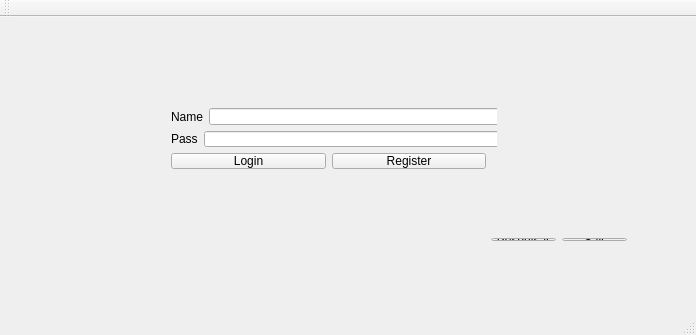
<?xml version="1.0" encoding="UTF-8"?>
<ui version="4.0">
 <class>janela_login</class>
 <widget class="QMainWindow" name="janela_login">
  <property name="geometry">
   <rect>
    <x>0</x>
    <y>0</y>
    <width>696</width>
    <height>335</height>
   </rect>
  </property>
  <property name="windowTitle">
   <string>janela_login</string>
  </property>
  <widget class="QWidget" name="centralWidget">
   <widget class="QWidget" name="">
    <property name="geometry">
     <rect>
      <x>160</x>
      <y>80</y>
      <width>337</width>
      <height>83</height>
     </rect>
    </property>
    <layout class="QVBoxLayout" name="verticalLayout">
     <item>
      <layout class="QHBoxLayout" name="horizontalLayout_2">
       <item>
        <widget class="QLabel" name="label_2">
         <property name="text">
          <string>Name</string>
         </property>
        </widget>
       </item>
       <item>
        <widget class="QLineEdit" name="lineEdit">
         <property name="minimumSize">
          <size>
           <width>300</width>
           <height>0</height>
          </size>
         </property>
        </widget>
       </item>
      </layout>
     </item>
     <item>
      <layout class="QHBoxLayout" name="horizontalLayout_3">
       <item>
        <widget class="QLabel" name="label">
         <property name="text">
          <string>Pass</string>
         </property>
        </widget>
       </item>
       <item>
        <widget class="QLineEdit" name="lineEdit_2">
         <property name="minimumSize">
          <size>
           <width>300</width>
           <height>0</height>
          </size>
         </property>
         <property name="echoMode">
          <enum>QLineEdit::Password</enum>
         </property>
        </widget>
       </item>
      </layout>
     </item>
     <item>
      <layout class="QHBoxLayout" name="horizontalLayout">
       <item>
        <widget class="QPushButton" name="pushButton">
         <property name="text">
          <string>Login</string>
         </property>
        </widget>
       </item>
       <item>
        <widget class="QPushButton" name="pushButton_2">
         <property name="text">
          <string>Register</string>
         </property>
        </widget>
       </item>
      </layout>
     </item>
    </layout>
   </widget>
   <widget class="QWidget" name="">
    <property name="geometry">
     <rect>
      <x>480</x>
      <y>210</y>
      <width>158</width>
      <height>25</height>
     </rect>
    </property>
    <layout class="QHBoxLayout" name="horizontalLayout_4">
     <item>
      <widget class="QPushButton" name="pushButton_4">
       <property name="text">
        <string>Pesquisar</string>
       </property>
      </widget>
     </item>
     <item>
      <widget class="QPushButton" name="pushButton_3">
       <property name="text">
        <string>Sair</string>
       </property>
      </widget>
     </item>
    </layout>
   </widget>
  </widget>
  <widget class="QMenuBar" name="menuBar">
   <property name="geometry">
    <rect>
     <x>0</x>
     <y>0</y>
     <width>696</width>
     <height>21</height>
    </rect>
   </property>
  </widget>
  <widget class="QToolBar" name="mainToolBar">
   <attribute name="toolBarArea">
    <enum>TopToolBarArea</enum>
   </attribute>
   <attribute name="toolBarBreak">
    <bool>false</bool>
   </attribute>
  </widget>
  <widget class="QStatusBar" name="statusBar"/>
 </widget>
 <layoutdefault spacing="6" margin="11"/>
 <resources/>
 <connections/>
</ui>
